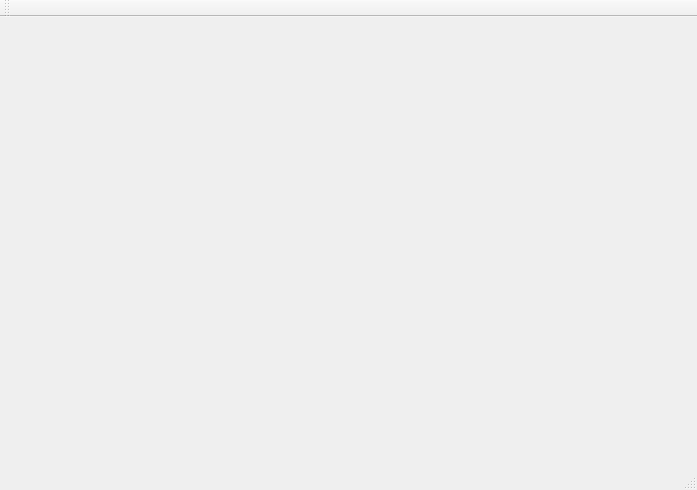
<?xml version="1.0" encoding="UTF-8"?>
<!--
/****************************************************************************
**  Copyright (c) 2011, Adel Kara Slimane, the ZeGrapher project <contact@zegrapher.tk>
**
**  This file is part of the ZeGrapher project, version 1.2.0.
**
**  ZeGrapher is free software: you may copy, redistribute and/or modify it
**  under the terms of the GNU General Public License as published by the
**  Free Software Foundation, either version 3 of the License, or (at your
**  option) any later version.
**
**  This file is distributed in the hope that it will be useful, but
**  WITHOUT ANY WARRANTY; without even the implied warranty of
**  MERCHANTABILITY or FITNESS FOR A PARTICULAR PURPOSE.  See the GNU
**  General Public License for more details.
**
**  You should have received a copy of the GNU General Public License
**  along with this program.  If not, see <http://www.gnu.org/licenses/>.
**
****************************************************************************/
-->
<ui version="4.0">
 <class>MainWindow</class>
 <widget class="QMainWindow" name="MainWindow">
  <property name="geometry">
   <rect>
    <x>0</x>
    <y>0</y>
    <width>697</width>
    <height>490</height>
   </rect>
  </property>
  <property name="windowTitle">
   <string>MainWindow</string>
  </property>
  <widget class="QWidget" name="centralWidget">
   <layout class="QVBoxLayout" name="verticalLayout_2"/>
  </widget>
  <widget class="QMenuBar" name="menuBar">
   <property name="geometry">
    <rect>
     <x>0</x>
     <y>0</y>
     <width>697</width>
     <height>25</height>
    </rect>
   </property>
  </widget>
  <widget class="QToolBar" name="mainToolBar">
   <attribute name="toolBarArea">
    <enum>TopToolBarArea</enum>
   </attribute>
   <attribute name="toolBarBreak">
    <bool>false</bool>
   </attribute>
  </widget>
  <widget class="QStatusBar" name="statusBar"/>
 </widget>
 <layoutdefault spacing="6" margin="11"/>
 <resources/>
 <connections/>
</ui>
